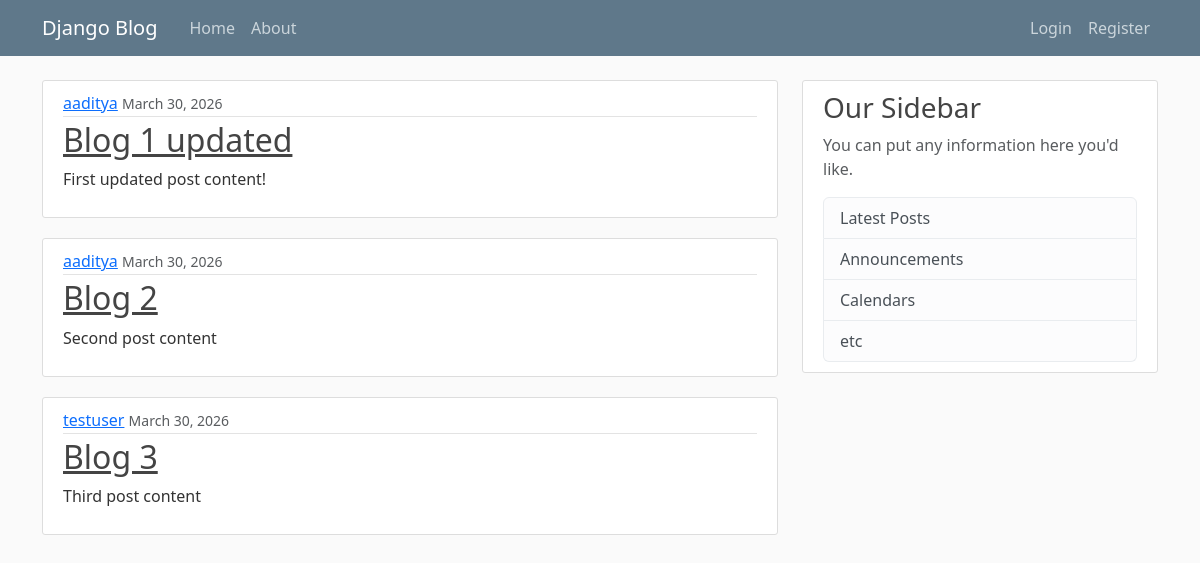
Before: / with the older database file.
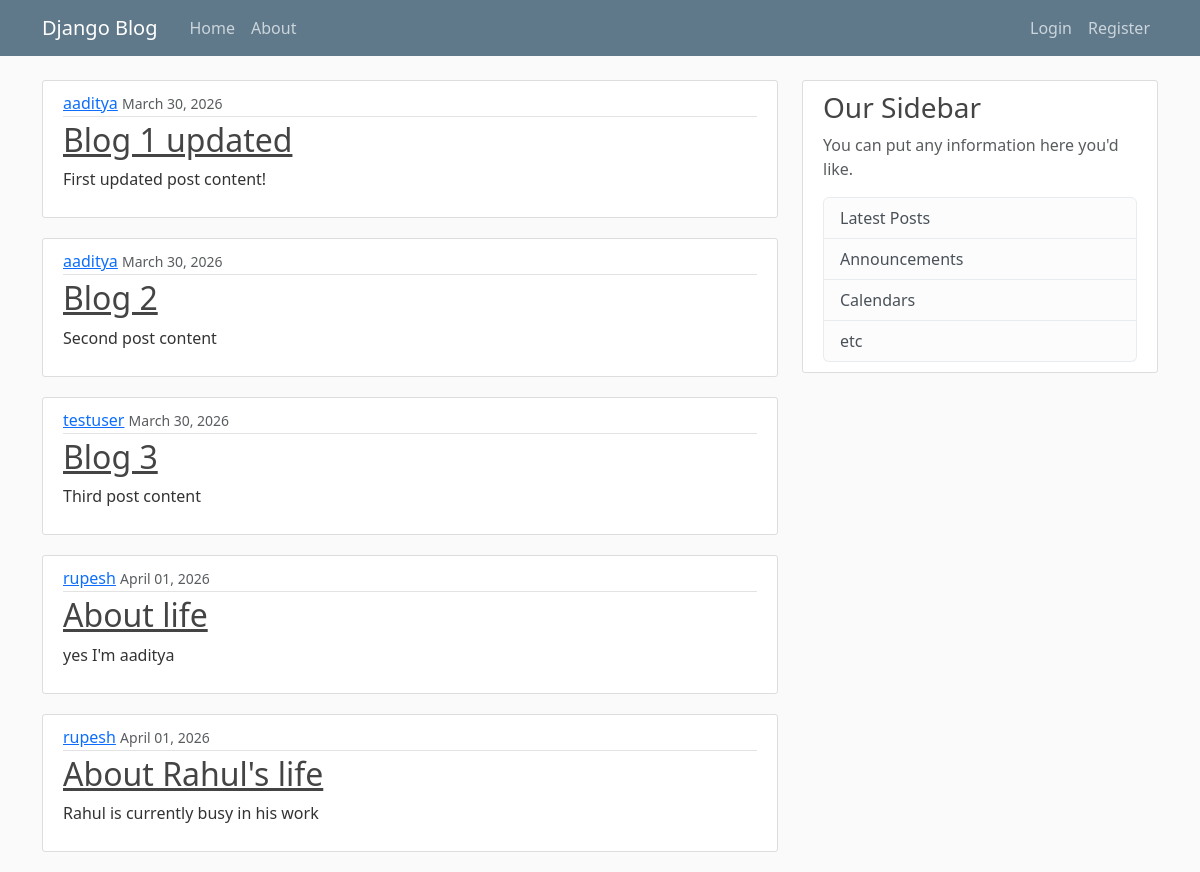
After: the same page with the newer database file.
### blog/models.py (models this page shows, shortened)
class Post(models.Model):
  title=models.CharField(max_length=100)
  content=models.TextField()
  author=models.ForeignKey(User,on_delete=models.CASCADE)
  created_at=models.DateTimeField(auto_now_add=True)

### blog/views.py (the view)
# urls.py: path('', views.home, name='blog-home'),
def home(request):
    context = {
        'posts': Post.objects.all()
    }
    return render(request, 'blog/home.html', context)

### blog/templates/blog/home.html
{% extends "blog/base.html" %}
{% block content %}
  {% for post in posts %}
     <article class="media content-section">
        <div class="media-body">
           <div class="article-metadata">
             <a class="mr-2" href="#">{{ post.author }}</a>
               <small class="text-muted">{{ post.created_at|date:"F d, Y" }}</small>
            </div>
               <h2>
                 <a class="article-title" href="{% url 'post-detail' post.id %}">
                     {{ post.title }}
                  </a>
               </h2>
                  <p class="article-content">{{ post.content }}</p>
        </div>
      </article>
  {% endfor %}
{% endblock content %}

### blog/templates/blog/base.html (shortened to what this page needs)
{% load static %}
<!DOCTYPE html>
<html lang="en">
<head>
  <link href="https://cdn.jsdelivr.net/npm/bootstrap@5.3.8/dist/css/bootstrap.min.css"
        rel="stylesheet"
>
  <link rel="stylesheet" type="text/css" href="{% static 'blog/main.css' %}">
</head>
<body>
<header class="site-header">
  <nav class="navbar navbar-expand-md navbar-dark bg-steel fixed-top">
    <div class="container">
      <a class="navbar-brand me-4" href="{% url 'blog-home' %}">
        Django Blog
      </a>
      <div class="collapse navbar-collapse" id="navbarToggle">
        <div class="navbar-nav me-auto">
          <a class="nav-item nav-link" href="{% url 'blog-home' %}">Home</a>
          <a class="nav-item nav-link" href="{% url 'blog-about' %}">About</a>
        </div>
        <div class="navbar-nav ms-auto">
          {% if user.is_authenticated %}
            <span class="nav-item nav-link">
              {{ user.username }}
            </span>
            <form method="POST" action="{% url 'logout' %}" class="d-inline">
              {% csrf_token %}
              <button type="submit" class="btn btn-link nav-link p-0">
                Logout
              </button>
            </form>
          {% else %}
            {% if user.is_authenticated %}
               <a class="nav-item nav-link" href="{% url 'profile' %}">Profile</a>
               <a class="nav-item nav-link" href="{% url 'logout' %}">Logout</a>
            {% else %}
               <a class="nav-item nav-link" href="{% url 'login' %}">Login</a>
               <a class="nav-item nav-link" href="{% url 'register' %}">Register</a>
            {% endif %}
          {% endif %}
        </div>
      </div>
    </div>
  </nav>
</header>
<main role="main" class="container" style="margin-top: 80px;">
  <div class="row">
    <div class="col-md-8">
      {% block content %}{% endblock %}
    </div>
    <div class="col-md-4">
      <div class="content-section">
        <h3>Our Sidebar</h3>
        <p class="text-muted">
          You can put any information here you'd like.
        </p>
        <ul class="list-group">
          <li class="list-group-item list-group-item-light">Latest Posts</li>
          <li class="list-group-item list-group-item-light">Announcements</li>
          <li class="list-group-item list-group-item-light">Calendars</li>
          <li class="list-group-item list-group-item-light">etc</li>
        </ul>
      </div>
    </div>
  </div>
</main>
</body>
</html>

### blog/static/blog/main.css (style rules this page uses)
body { background: #fafafa; color: #333333; margin-top: 5rem; }
h1, h2, h3, h4, h5, h6 { color: #444444; }
ul { margin: 0; }
.bg-steel { background-color: #5f788a; }
.site-header .navbar-nav .nav-link { color: #cbd5db; }
.content-section { background: #ffffff; padding: 10px 20px; border: 1px solid #dddddd; border-radius: 3px; margin-bottom: 20px; }
.article-title { color: #444444; }
.article-content { white-space: pre-line; }
.article-metadata { padding-bottom: 1px; margin-bottom: 4px; border-bottom: 1px solid #e3e3e3 }

Changed rows visible on the page:
added Post: author "rupesh", created_at "April 01, 2026", title "About life", content "yes I'm aaditya"
added Post: author "rupesh", created_at "April 01, 2026", title "About Rahul's life", content "Rahul is currently busy in his work"
